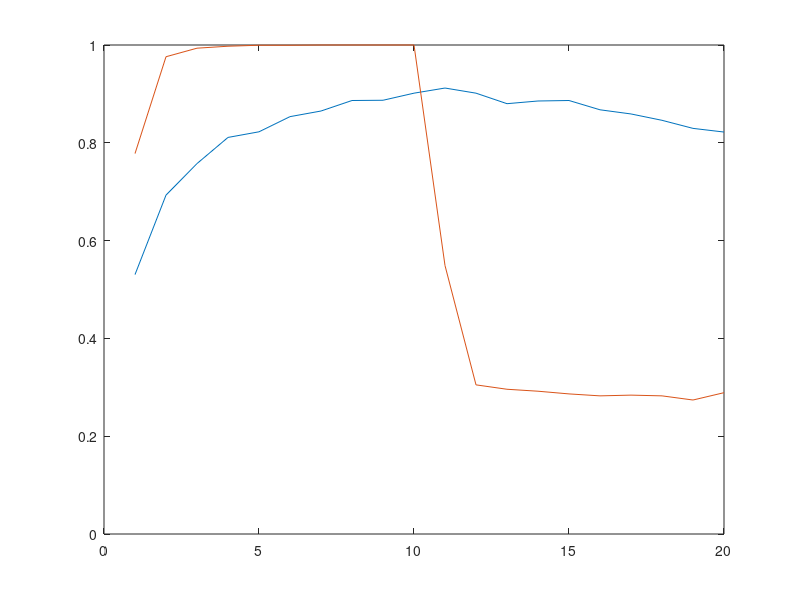

Source code (MATLAB):

clear all; close all
% contingent-sampling model in which similarity was defined
%on the basis of the relative advantage of
%the promoted option in the m most recent trials
Exp=2;
demoted=[8 2]; % demoted option points

%promoted options during training
prom(1,:)=[17 1]; % partial reinforcement
prom(2,:)=[9 9]; %full reinforce

prom_ext = [1 1]; % promoted points during extinction

nTrialsPerBlock=10; % number of trials per block
j=1;
k=2;
run=1;

nTrainBlocks = 10;
nTestBlocks = 10; % these are really extinction blocks; should prob rename

nBlocks = nTrainBlocks + nTestBlocks;
nTrials = nBlocks * nTrialsPerBlock;

Partial_Prom = zeros(1,nBlocks);
Full_Prom = zeros(1,nBlocks);

groupSizes = [2 3 4 5];
recScale = 0; % set to 0 for no recency

nReps=200;

for p=1:2; %1=partial 2=full either running partial or full
    % nesting p inside reps didn't make sense to me, as full and
    % partial are different conditions (ppl don't see same thing)
    
    for reps=1:nReps
        
        t = 1;
        counter=1;
        absT=1;
        
        % this randomizes feedback while controlling overall
        % frequency
        vTrain = [repmat(prom(p,1),1,nTrialsPerBlock*nTrainBlocks/2) ...
            repmat(prom(p,2),1,nTrialsPerBlock*nTrainBlocks/2)];
        vExt = [repmat(prom_ext(1),1,nTrialsPerBlock*nTestBlocks/2) ...
            repmat(prom_ext(2),1,nTrialsPerBlock*nTestBlocks/2)];
        
        v = [randsample(vTrain,length(vTrain),false) ...
            randsample(vExt,length(vExt),false)];
        v = [v; repmat(demoted(Exp),1,nTrials)];
        [y, maxi] = max(v);
        v = [v; maxi==1];
        
        newGroup = 1;
        
        groupHist = NaN(nTrials,max(groupSizes));
        groupVals = NaN(nTrials,max(groupSizes));
        groupHistSize = zeros(nTrials,1);
        groupIndex = 0;
        
        for block=1:nBlocks
            
            if block > nTrainBlocks
                curr_prom = prom_ext;
            else
                curr_prom = prom(p,:);
            end
            
            %t_P = zeros(1,nTrialsPerBlock);
            
            for t=1:nTrialsPerBlock
               
                if newGroup==1
                    currGroupSize = randsample(groupSizes,1);
                    inpos = 1;
                    newGroup=0;
                    currGroup = NaN(1,currGroupSize);
                    currVals = NaN(1,currGroupSize);
                    groupIndex = groupIndex + 1;
                end
                
                if inpos>1
                    matches = sum(repmat(currGroup(1:(inpos-1)),nTrials,1)==...
                        groupHist(:,1:(inpos-1)),2)==(inpos-1) & groupHistSize>=inpos;
                else
                    matches = groupHistSize>=1;
                    %matches = 0; % forces guess
                end
                
                % 'strfind' is a good choice here (how I would have
                % done it) :)
                %matches=strfind(v(3,1:(absT-2)),sample); % find the start index of a sample
                % made this -2 to make sure it doesn't include current
                % choice in matches
                
                % We want the expected payoff given that sequence;
                % so average rewards following each match
                if sum(matches)>0
                    weights = exp(recScale.*((1:(groupIndex-1))-(groupIndex-1)));
                    weights(groupIndex:nTrials) = 0;
                    weights = weights(matches)./sum(weights(matches));
                    exVal = sum(groupVals(matches,inpos).*weights');
                    
                    % choose option with highest value
                    t_P(t,block) = exVal>demoted(Exp);
                    
                    % has trouble going to 0 for full condition as matches
                    % all previous trials, and expected value for promoted
                    % option in training phase often outweighs extinction
                    % phase
                    
                else % if we don't have any matches...
                    t_P(t,block) = rand>0.5; % ...just guess
                    %t_P(t,block) = 0; % pick demoted
                end
                
                % Note that this (the method in their paper) only
                % works when demoted option is const. Could be
                % extended to where demoted also varies
                
                
                %                         if demoted>score;
                %                             t_P(t,block)=0;
                %                         else
                %                             t_P(t,block)=1;
                %                         end
                %                         t_P(1:m,1)=0;
                
                currGroup(inpos) = v(3,absT);
                currVals(inpos) = v(1,absT);
                
                absT=absT+1;
                
                inpos=inpos+1;
                
                if inpos>currGroupSize
                    newGroup=1;
                    groupHist(groupIndex,1:(inpos-1)) = currGroup;
                    groupVals(groupIndex,1:(inpos-1)) = currVals;
                    groupHistSize(groupIndex) = currGroupSize;
                end
            end
            
            if p==1
                Partial_Prom(reps,block) = mean(t_P(:,block));
            else
                Full_Prom(reps,block) = mean(t_P(:,block));
            end
        end
    end
end

plot(mean(Partial_Prom))
hold on
%    subplot(1,5,m);
plot(mean(Full_Prom))
hold off
ylim([0 1])
